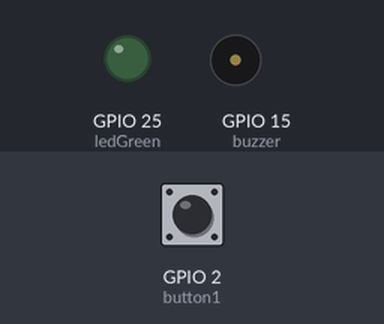
Simulated run of this program. Board: Raspberry Pi (BCM pin numbers). On the bench: output pins drawn as LEDs (lit = HIGH), buzzer (waves = sounding, pin HIGH). The inputs (shaded band) are chosen by the test bench; at power-on: GPIO 2 (button1) HIGH.

Above: at 1.2 s.
1.3 s: GPIO 2 (button1) pulled LOW for 0.15 s
At 1.8 s:
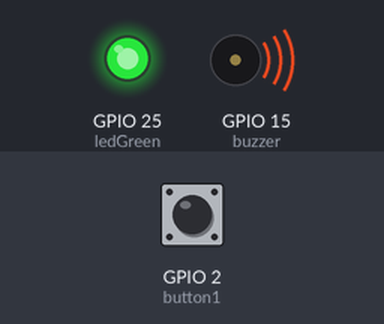
3.8 s: GPIO 2 (button1) pulled LOW for 3.2 s
At 9.2 s:
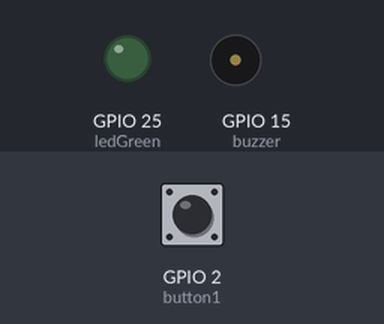
Timing chart, 0 to 10.7 s (numbered marks = the images above; inputs shaded):
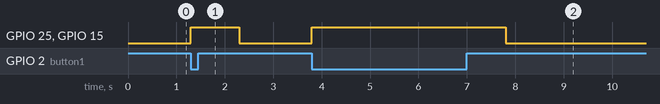

The program:

GPIO_Simple_Testing.py
```python
from gpiozero import LED, Button, Buzzer
from time import sleep
import sys

button1 = Button(2)
ledGreen = LED(25)
buzzer = Buzzer(15)
# mark gpio 25 as an LED named ledgreen

RESET = 0 # Debug
if(RESET):
    ledGreen.off()
    sys.exit()

while True:
    button1.wait_for_press()
    ledGreen.on()
    buzzer.on()
    sleep(1)
    ledGreen.off()
    buzzer.off()
```

Measured:
- after the input at 1.3 s, GPIO 25 (ledGreen), GPIO 15 (buzzer): LOW → HIGH at once, → LOW 1.0 s later
- after the input at 3.8 s, GPIO 25 (ledGreen), GPIO 15 (buzzer): LOW → HIGH at once, → LOW 4.0 s later
